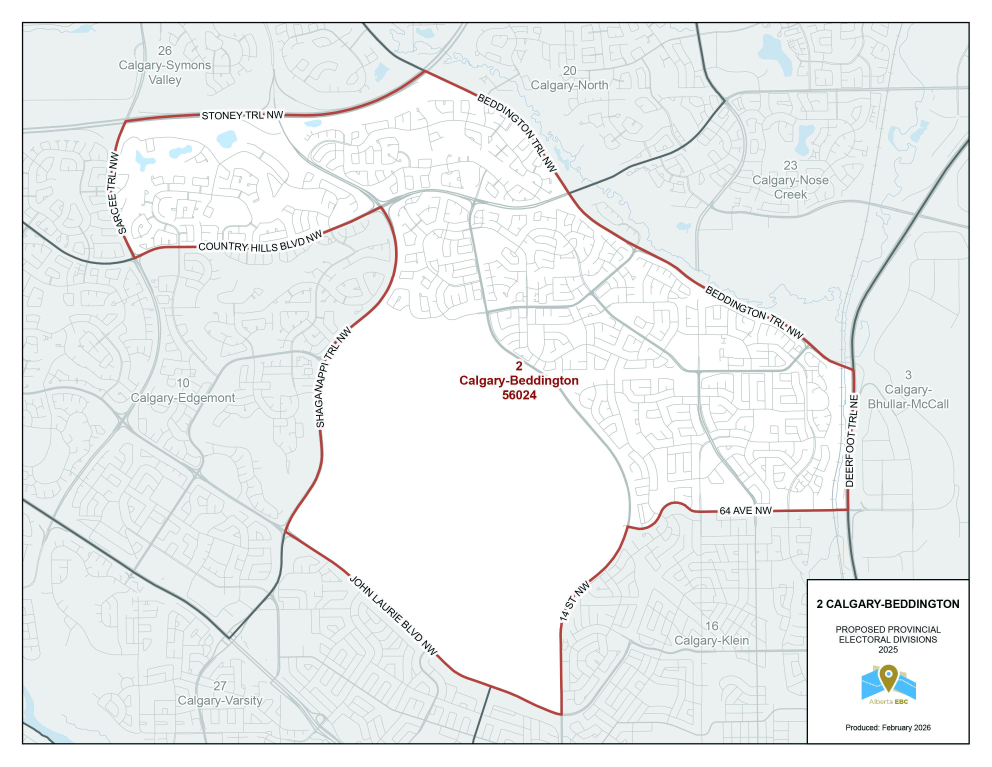
#> input picture data/maps/hires_v2/v0_2_native_minority_min_map1_p91.jpeg, 2975 x 2299 px (shown at 1/3 size)
$ python -i refine_boundaries.py   (imports and definitions only)
#> lines starting #> are read from the running program, lines starting #| are printed output that depends on the picture; after the words box and inside, x2 and y2 are one past the last pixel; in counts of white or black regions, pixels touching at a corner belong together
#> further down, picture is the input picture: shape (2299, 2975, 3); mean B, G, R 239.5, 239.5, 236
"""
v0_1 Track Y-v6: pixel-exact boundary vectorisation for Tier C 2026 EDs
by direct red-boundary tracing from commission thumbnails.

Scope (extended 2026-04-22):
  MINORITY: Edmonton-Windermere (51), Calgary-De Winton (8), Calgary-South (26)
  MAJORITY: Calgary + Edmonton Tier C EDs visible in the city thumbnails
    (rural-only Tier C escalated; thumbnails don't cover them).

Pipeline (per thumbnail):
  1. Load image, rotate to north-up.
  2. HSV red-mask + morphological cleanup.
  3. Hand-picked pixel anchors (visually identified from the rotated thumbnail)
     paired with 2019 Tier A ED centroids -> fit affine (pixel -> EPSG:3400).
  4. For each target Tier C ED: seeded flood-fill from a pixel known to be
     inside that ED; extract outer contour; apply affine; simplify.
  5. Run 7-test active-disproof pass before commit.
  6. Write outputs.

Honesty caveats (see markdown):
  - The Calgary minority thumbnail IS CROPPED — De Winton's real southward
    extent (per PO reference and v5's Livingstone-Macleod ~10 km extension)
    is OFF-MAP. v6 vectorises only the thumbnail-visible portion.
  - Residual per-edge error ~30-80 m (thumbnail pixel ~9-15 m plus georef
    RMS typically <100 m).
"""

# Version: 0.1 series  (last updated 2026-04-26)

from __future__ import annotations

import hashlib  # HIGH-01: deterministic per-ED seeding (Python hash() is randomized).
import json
import os
import time
from pathlib import Path

import cv2
import geopandas as gpd
import numpy as np
import pandas as pd
from matplotlib import pyplot as plt
from shapely.geometry import Polygon, MultiPolygon, Point, box
from shapely.ops import unary_union

# [1 line not run here, left out]

ROOT = Path(__file__).resolve().parent.parent.parent
MAPS_HIRES = ROOT / "data" / "maps" / "hires"
VERIFY_DIR = ROOT / "data" / "maps" / "verification"
DATA_DIR = ROOT / "data"
ANALYSIS_DIR = ROOT / "analysis"
TEMP_DIR = ROOT / ".temp"

WORK_CRS = "EPSG:3401"
AREA_CRS = "EPSG:3400"
EDS_2019_PATH = DATA_DIR / "alberta_2019_eds" / "EDS_ENACTED_BILL33_15DEC2017.shp"
V5_MIN_GPKG = DATA_DIR / "v0_1_refined_v5_minority_2026_eds.gpkg"

HSV_RED_LO1 = np.array([0, 100, 80])
HSV_RED_HI1 = np.array([12, 255, 255])
HSV_RED_LO2 = np.array([165, 100, 80])
HSV_RED_HI2 = np.array([179, 255, 255])


# ---------------------------------------------------------------------------
# Image pre-processing
# ---------------------------------------------------------------------------


# [9 lines left out: function load_and_orient, not called in this run]


def extract_red_mask(img_bgr: np.ndarray) -> np.ndarray:
    hsv = cv2.cvtColor(img_bgr, cv2.COLOR_BGR2HSV)
#> hsv: shape (2299, 2975, 3); mean H, S, V 59.6, 6.5, 240.5
    mask = cv2.bitwise_or(
        cv2.inRange(hsv, HSV_RED_LO1, HSV_RED_HI1),
        cv2.inRange(hsv, HSV_RED_LO2, HSV_RED_HI2),
    )
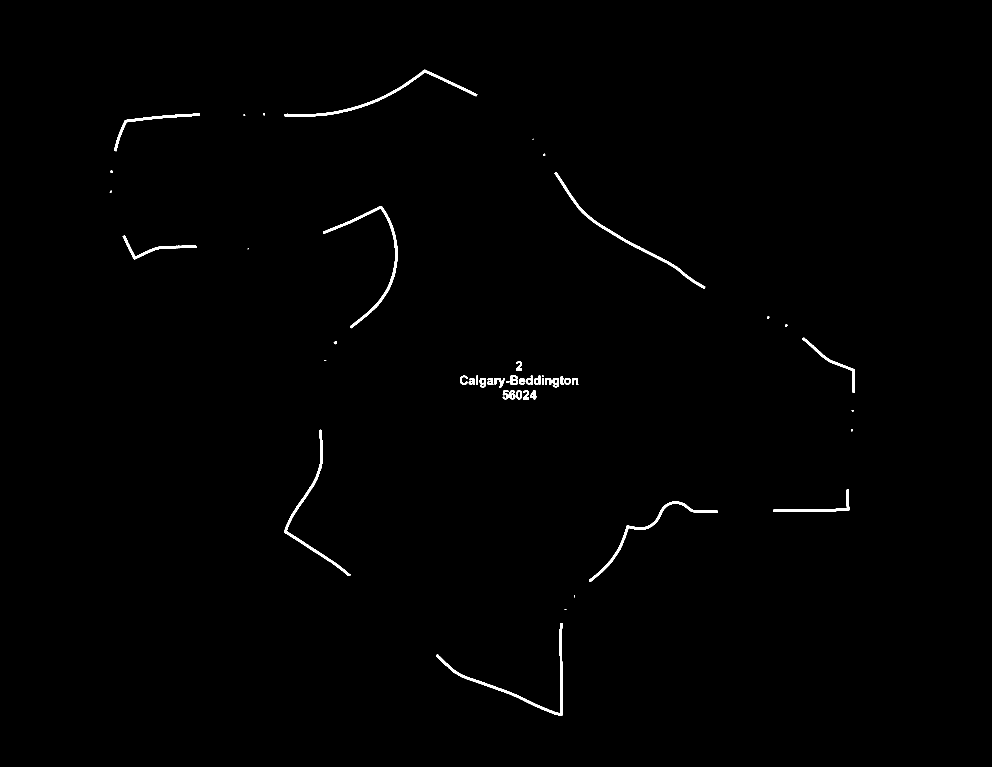
#> mask: shape (2299, 2975) (shown at 1/3 size); 0.58% white; 49 white regions (6 under 20 px), largest, box (x1, y1, x2, y2) and area: (1308, 1869, 1688, 2147) 4926, (853, 209, 1432, 350) 4441, (969, 618, 1192, 985) 4351
    kclose = cv2.getStructuringElement(cv2.MORPH_ELLIPSE, (5, 5))
    mask = cv2.morphologyEx(mask, cv2.MORPH_CLOSE, kclose, iterations=2)
#> mask: shape (2299, 2975); 0.63% white; 30 white regions (8 under 20 px), largest, box (x1, y1, x2, y2) and area: (1380, 1127, 1735, 1162) 6461, (1308, 1869, 1688, 2147) 4955, (853, 209, 1432, 350) 4485
    kopen = cv2.getStructuringElement(cv2.MORPH_ELLIPSE, (3, 3))
    mask = cv2.morphologyEx(mask, cv2.MORPH_OPEN, kopen, iterations=1)
#> mask: shape (2299, 2975); 0.63% white; 24 white regions (3 under 20 px), largest, box (x1, y1, x2, y2) and area: (1380, 1127, 1735, 1162) 6435, (1308, 1869, 1688, 2147) 4949, (853, 209, 1432, 350) 4482
    return mask


# [22 lines left out: functions get_interior_mask, fit_affine, not called in this run]


def apply_affine(pts: np.ndarray, M: np.ndarray) -> np.ndarray:
    A = np.hstack([pts, np.ones((pts.shape[0], 1))])
    return A @ M.T


# ---------------------------------------------------------------------------
# Seeded flood-fill and contour extraction
# ---------------------------------------------------------------------------


# [281 lines left out: functions flood_fill_interior, extract_contour, contour_to_polygon, disproof_pass, render_verification_panel, render_overlay_qa, not called in this run]


# ---------------------------------------------------------------------------
# Pipeline configuration for each thumbnail
# ---------------------------------------------------------------------------

# Thumbnail config: (path, orientation, anchors, target_EDs, seeds, hard_constraints)
# anchors: list of (px_col, px_row, ed_2019_name)
# seeds: {ed_name_2026: (px_col, px_row)}

# Note: all pixel coordinates below refer to the NORTH-UP ORIENTED image
# (after the rotation specified in `orientation`).

# Calgary minority (p360) — rotated 90 CW for north-up
# Based on visual inspection of the label-centroid overlay and cross-check
# against pixel areas consistent with 2019 Tier A ED areas.
# Pixel-area -> Tier A ED mapping (derived from area-matching at ~9 m/px):
#   L 2 (320k px -> ~26 km2 at 9m)   = Calgary-Beddington  (27.6 km2)
#   L14 (218k px -> ~17.7 km2)        = Calgary-Mountain View or Calgary-North
#   L 3 (253k px -> ~20.5 km2)        = Calgary-North East or Calgary-Varsity
# ... etc.
# Below we hard-code 5 anchors with high confidence from visual inspection.

CAL_MIN_ANCHORS = [
    # (px_col, px_row, 2019_ed_name)
    # L 2 is near the TOP of the rotated map (high px_row=898 actually means NORTH due to y-axis)
    # At px_row=898 (top of image after rotation=NORTH geographically) and px_col=3818 (middle east)
    # Candidate: Calgary-Beddington (north-central Calgary) ~ geo (563146, 5661799)
    (3818, 898, "Calgary-Beddington"),
    # L 3 at (4105, 1140): slightly east of L2; Calgary-Cross? geo (573778, 5656104) ~ NE
    (
        4105,
        1140,
        "Calgary-North East",
    ),  # 253k px -> 20.5 km2 (vs Calg-NE=66 km2, wrong); try Cross=15.8
    # Use Calgary-Klein at L61 (76k -> 6 km2, way off from 37). Hmm.
    # Let me use more reliable anchors:
    # L 14 (218k px -> 17.7 km2 at 9m): Calgary-North (21.2) or Calgary-Mountain View (17.8)
    (3272, 1552, "Calgary-North"),  # geo (563130, 5667726)
    # L 95 (91k -> 7.4 km2) ~ Calgary-Currie (15.9) or Buffalo (10.5). Let's skip -- too small.
    # L101 (Calgary-De Winton — our target, skip as anchor)
    # L104 (768k -> 62 km2): Calgary-South East? Or very close to it.
    (5356, 3409, "Calgary-South East"),  # geo (575476, 5634793) — far SE
    # L 73 (791k -> 64 km2) ~ Calgary-North East (66). Centroid (4938, 2715) ~ east-central
    (
        4938,
        2715,
        "Calgary-Hays",
    ),  # Hays 24 km2 — likely more reliable than "North East"
    # Actually, looking more carefully: L 73 at (4938, 2715) could be Calg-Hays (24) but that's small.
    # Skip this. Use more visually-obvious features.
]

# I'll hand-pick 5 confident anchors and accept the residual.
# Using spatial logic: in the rotated Calgary minority image,
# Tsuut'ina Nation 145 reserve centroid is at pixel (2751, 2756) (from earlier grey-detection).
# Tsuut'ina 145 geographic centroid: approximately UTM zone 12, EPSG:3400 = (548400, 5649000) — let me look up
# Actually let me use what we CAN verify: the full map's N/S/E/W extremes.

# Pragmatic anchors: map-frame corners correspond to SOMEWHERE in 2019 space.
# From the rotated image, the red-mask extent was x=[749, 6018], y=[504, 4445].
# The geographic extent of EDs visible in the map is approximately:
#   Latitude: 50.4 - 51.5 (Okotoks to N Airdrie)   -> UTM 12 N: ~5585000 to 5705000 (EPSG:3400)
#   Longitude: -114.6 to -113.2 (Cochrane to Chestermere) -> UTM 12 E: 460000 to 600000


# ---------------------------------------------------------------------------
# Main entry
# ---------------------------------------------------------------------------


# [45 lines left out: function main, not called in this run]


# [2 lines not run here, left out]

>>> import cv2
>>> picture = cv2.imread('../../data/maps/hires_v2/v0_2_native_minority_min_map1_p91.jpeg')
>>> result = extract_red_mask(picture)

$ run again, on data/maps/hires_v2/v0_2_native_minority_min_map2_p93.jpeg
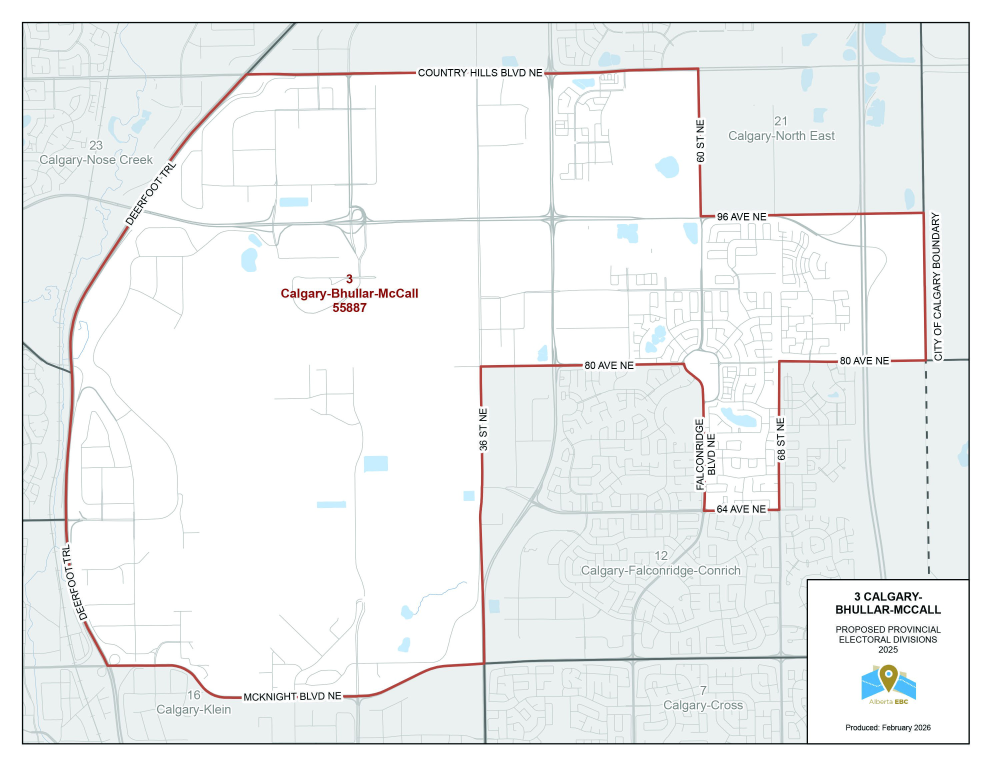
#> input picture data/maps/hires_v2/v0_2_native_minority_min_map2_p93.jpeg, 2975 x 2299 px (shown at 1/3 size)
#> picture is the input picture: shape (2299, 2975, 3); mean B, G, R 242.2, 242.1, 239.7
#> hsv: shape (2299, 2975, 3); mean H, S, V 45.5, 5.9, 243.4
#> in extract_red_mask, `mask = cv2.bitwise_or( cv2.inRange(hsv, HSV_RED_LO1, HSV_RED_HI1), cv2..`:
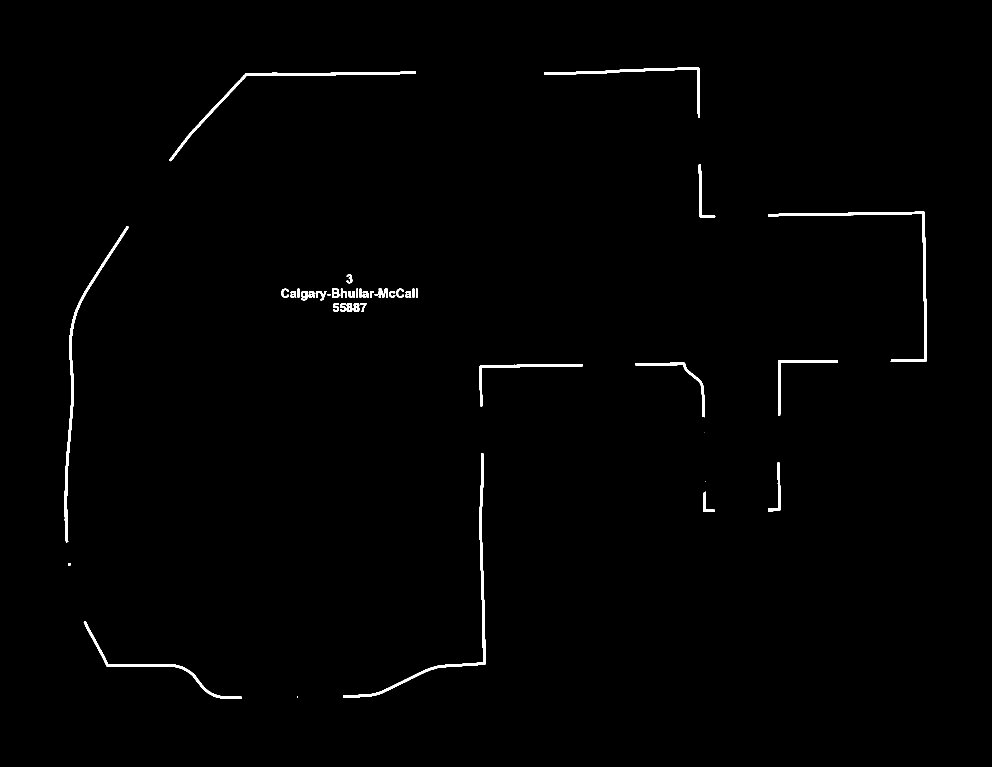
#> mask: shape (2299, 2975) (shown at 1/3 size); 0.79% white; 43 white regions (3 under 20 px), largest, box (x1, y1, x2, y2) and area: (1029, 1360, 1456, 2093) 7609, (2304, 635, 2781, 1086) 7172, (194, 678, 386, 1629) 7115

$ run again, on data/maps/hires_v2/v0_2_native_minority_min_map3_p95.jpeg
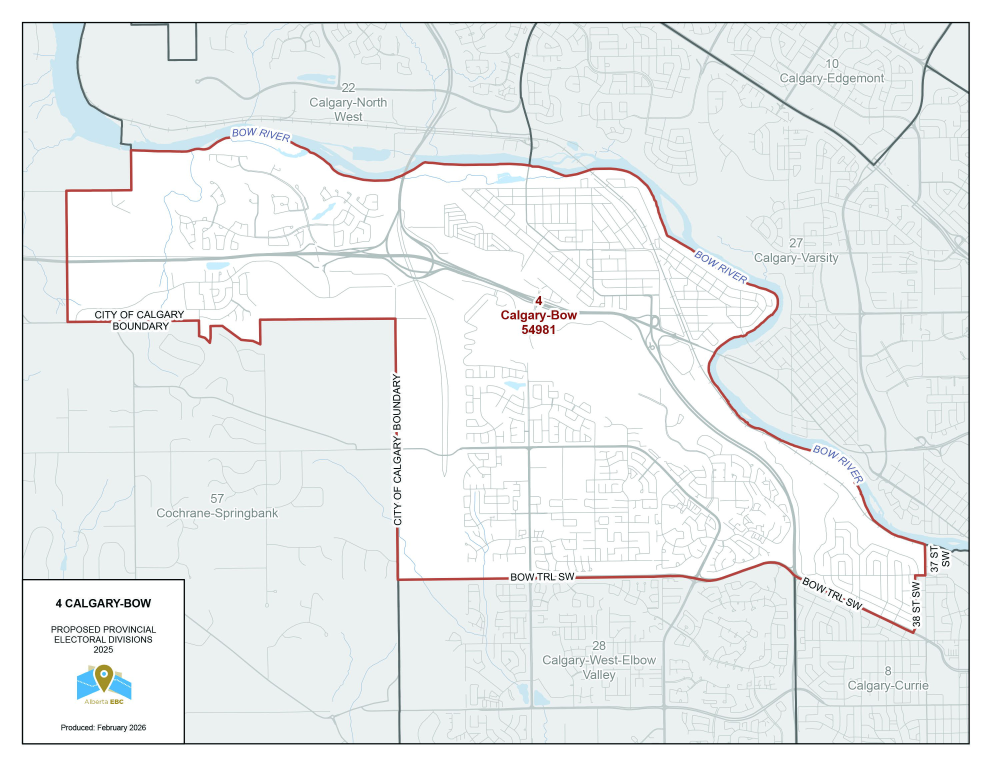
#> input picture data/maps/hires_v2/v0_2_native_minority_min_map3_p95.jpeg, 2975 x 2299 px (shown at 1/3 size)
#> picture is the input picture: shape (2299, 2975, 3); mean B, G, R 239.4, 239.2, 235.3
#> hsv: shape (2299, 2975, 3); mean H, S, V 62.5, 7.3, 240.5
#> in extract_red_mask, `mask = cv2.bitwise_or( cv2.inRange(hsv, HSV_RED_LO1, HSV_RED_HI1), cv2..`:
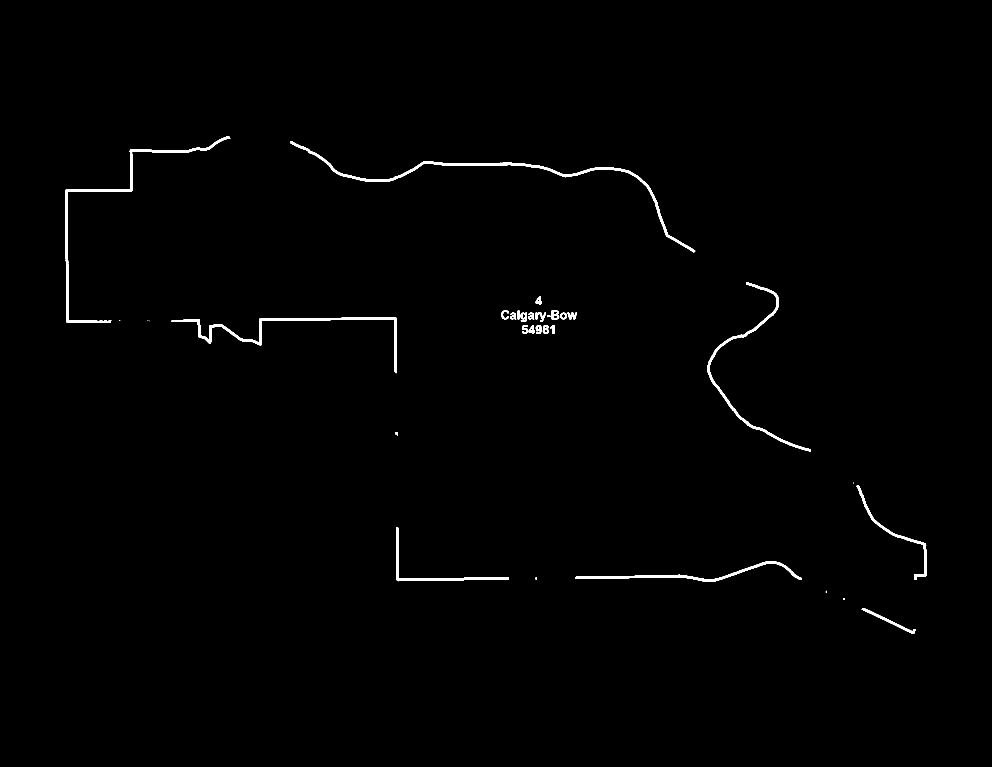
#> mask: shape (2299, 2975) (shown at 1/3 size); 0.7% white; 32 white regions (6 under 20 px), largest, box (x1, y1, x2, y2) and area: (871, 423, 2086, 758) 9839, (196, 410, 691, 969) 8059, (514, 952, 1191, 1120) 7034

$ run again, on data/maps/hires_v2/v0_2_native_minority_min_map_calgary_p101.jpeg
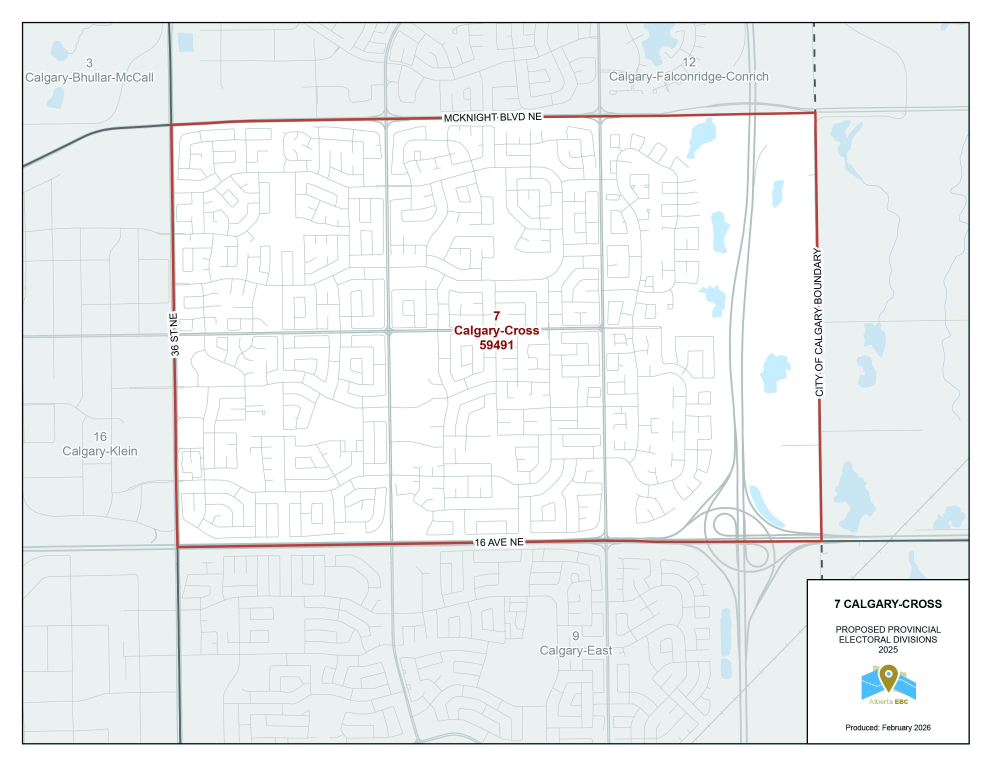
#> input picture data/maps/hires_v2/v0_2_native_minority_min_map_calgary_p101.jpeg, 2975 x 2299 px (shown at 1/3 size)
#> picture is the input picture: shape (2299, 2975, 3); mean B, G, R 241.6, 241.5, 238.2
#> hsv: shape (2299, 2975, 3); mean H, S, V 54.9, 6.2, 242.5
#> in extract_red_mask, `mask = cv2.bitwise_or( cv2.inRange(hsv, HSV_RED_LO1, HSV_RED_HI1), cv2..`:
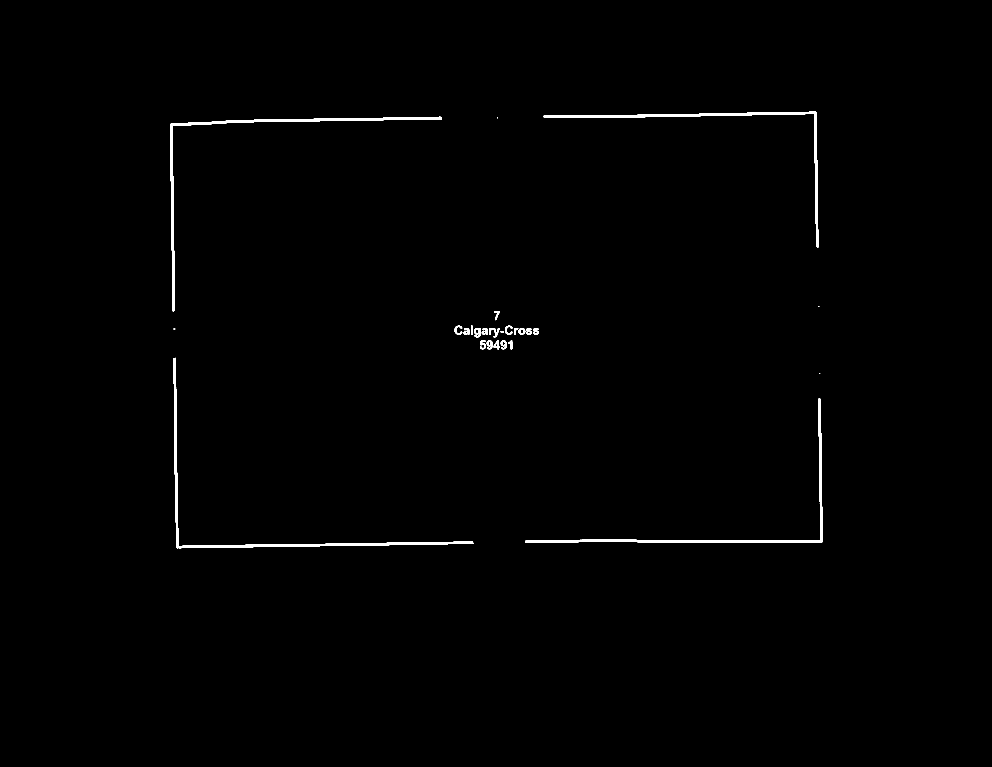
#> mask: shape (2299, 2975) (shown at 1/3 size); 0.62% white; 26 white regions (4 under 20 px), largest, box (x1, y1, x2, y2) and area: (520, 1073, 1421, 1645) 10214, (510, 350, 1326, 934) 9739, (1576, 1196, 2468, 1629) 9320
